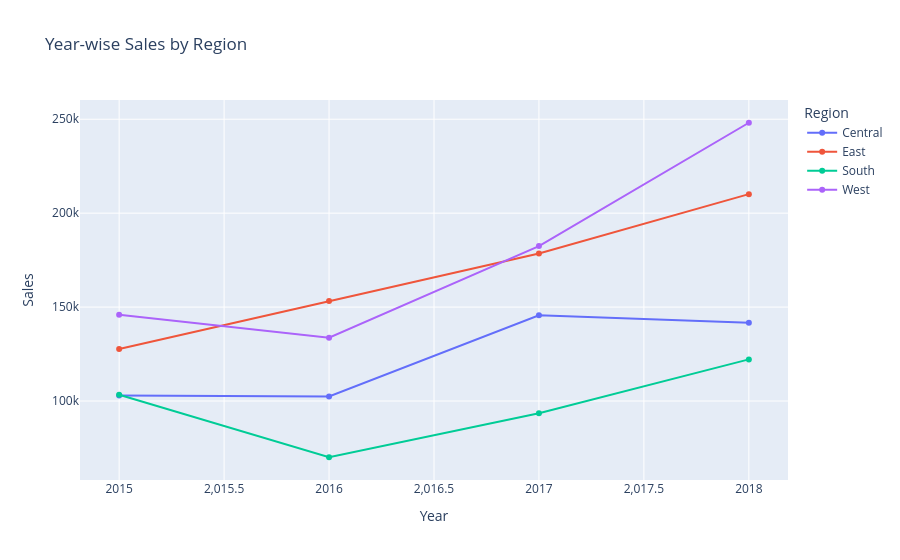

Notebook code for this chart:
### Code cell
import plotly.express as px

fig = px.line(
    region_year,
    x="Year",
    y="Sales",
    color="Region",
    markers=True,
    title="Year-wise Sales by Region"
)

fig.show()

### Figure 1 — Plotly figure (JSON) as saved in the notebook; plotly's stock layout.template omitted (floating-point values rounded to 4 significant figures)
{"data": [{"hovertemplate": "Region=Central<br>Year=%{x}<br>Sales=%{y}<extra></extra>", "legendgroup": "Central", "line": {"color": "#636efa", "dash": "solid"}, "marker": {"symbol": "circle"}, "mode": "lines+markers", "name": "Central", "orientation": "v", "showlegend": true, "type": "scatter", "x": [2015, 2016, 2017, 2018], "xaxis": "x", "y": [102900.0, 102400.0, 145700.0, 141600.0], "yaxis": "y"}, {"hovertemplate": "Region=East<br>Year=%{x}<br>Sales=%{y}<extra></extra>", "legendgroup": "East", "line": {"color": "#EF553B", "dash": "solid"}, "marker": {"symbol": "circle"}, "mode": "lines+markers", "name": "East", "orientation": "v", "showlegend": true, "type": "scatter", "x": [2015, 2016, 2017, 2018], "xaxis": "x", "y": [127700.0, 153200.0, 178500.0, 210100.0], "yaxis": "y"}, {"hovertemplate": "Region=South<br>Year=%{x}<br>Sales=%{y}<extra></extra>", "legendgroup": "South", "line": {"color": "#00cc96", "dash": "solid"}, "marker": {"symbol": "circle"}, "mode": "lines+markers", "name": "South", "orientation": "v", "showlegend": true, "type": "scatter", "x": [2015, 2016, 2017, 2018], "xaxis": "x", "y": [103400.0, 70080.0, 93540.0, 122200.0], "yaxis": "y"}, {"hovertemplate": "Region=West<br>Year=%{x}<br>Sales=%{y}<extra></extra>", "legendgroup": "West", "line": {"color": "#ab63fa", "dash": "solid"}, "marker": {"symbol": "circle"}, "mode": "lines+markers", "name": "West", "orientation": "v", "showlegend": true, "type": "scatter", "x": [2015, 2016, 2017, 2018], "xaxis": "x", "y": [145900.0, 133700.0, 182500.0, 248100.0], "yaxis": "y"}], "layout": {"legend": {"title": {"text": "Region"}, "tracegroupgap": 0}, "title": {"text": "Year-wise Sales by Region"}, "xaxis": {"anchor": "y", "domain": [0, 1], "title": {"text": "Year"}}, "yaxis": {"anchor": "x", "domain": [0, 1], "title": {"text": "Sales"}}}}
